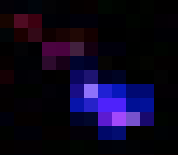
#> input picture Springer/physWArduinoSmartphones/figures/tracksmall.png, 178 x 155 px, given in place of tracksmall.jpg, which was not available
$ python tracks.py
#> lines starting #> are read from the running program, lines starting #| are printed output that depends on the picture; pictures that were not available may be replaced by others from this repository, and a replacement may not be noted
import numpy as np
import math
import matplotlib.pyplot as plt
from scipy.stats import poisson
from scipy.optimize import curve_fit
# load and show an image with Pillow
from PIL import Image
#
# open the image form working directory
# first of all make a qualitative analysis on a portion of the image
#
image = Image.open('tracksmall.jpg')
#> image is the input picture: PIL image 178x155 RGBA; mean R, G, B, A 11.6, 5.8, 30.1, 255
# summarize some details about the image
print(image.format)
#| PNG
print(image.size)
#| (178, 155)
print(image.mode)
#| RGBA
# transform the imnage into a list
data = np.asarray(image)
lx = len(data) - 1;
#> lx = 154
ly = len(data[0]) - 1
#> ly = 177
lz = len(data[0][0]) - 1
#> lz = 3
print(lx)
#| 154
print(ly)
#| 177
print(lz)
#| 3
# dump the image using colored ASCII characters
for row in data:
    for pixel in row:
        h = int(pixel[0]) + int(pixel[1]) + int(pixel[2])
        ch = ''
        if h > 32:
            ch = '\033[0;' + str(30 + h % 7) + 'm'
        print(ch + 'O\033[0m', end='')
    print()
#> this loop made 155 passes
#> (printed output is left out)
# open the full image
image = Image.open('tracks.jpg')
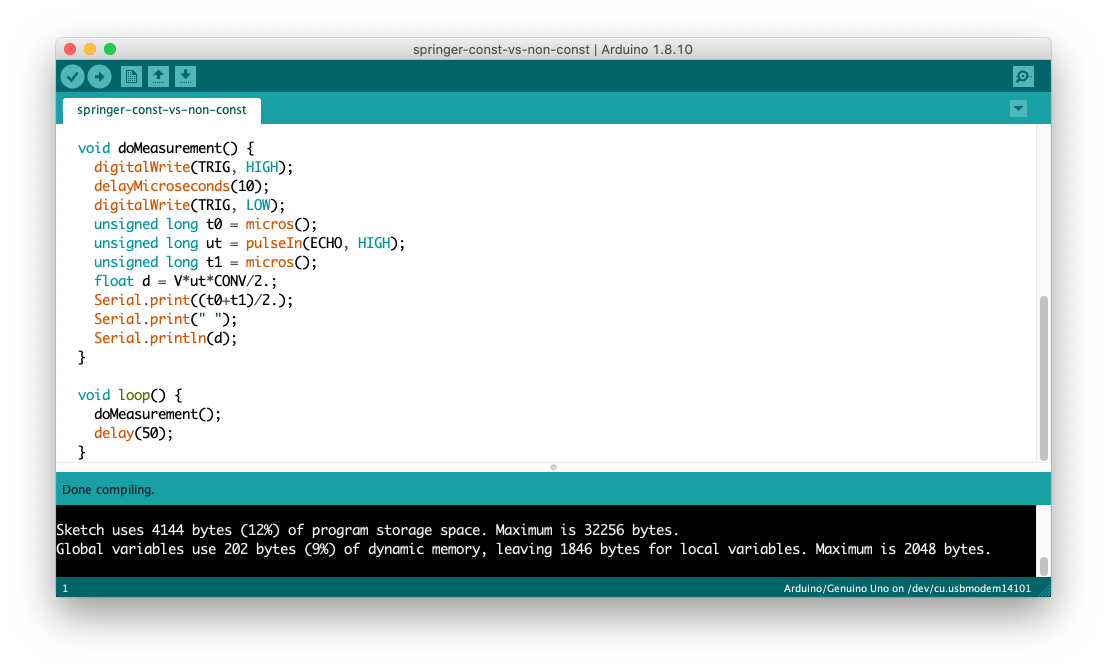
#> input picture Springer/physWArduinoSmartphones/figures/ArduinoIDE.png, 2214 x 1342 px, given in place of tracks.jpg, which was not available (shown at 1/2 size)
#> image is the input picture: PIL image 2214x1342 RGBA; mean R, G, B, A 129, 146.8, 147.1, 195.2
data = np.asarray(image)
# a NxM image is a list of N lists, each with M elements
lx = len(data);
#> lx = 1342
ly = len(data[0]);
#> ly = 2214
print('Format: {} x {}'.format(lx, ly))

c = []
p = []
i = 0
k = 0
N = lx / 10
#> N = 134.2
M = ly / 15
#> M = 147.6
N2 = N * M
#> N2 = 19807.9
threshold = 600
# iterate over the rows in the list
for row in data:
    # iterate over the pixels in the row
    for pixel in row:
        i += 1
        # sum the fired pixels every NxM
        if (i % N2) == 0:
            c.append(k)
            k = 0
        # every pixel is in fact a list of three numbers
        h = int(pixel[0]) + int(pixel[1]) + int(pixel[2])
        p.append(h)
        if h > threshold:
            k += 1
#> after the loop, c = []; i = 2971188; p = 2971188 items

def fexp(x, A, b):
    return A*np.exp(-x/b)

bins = np.arange(0, 766, 10)

# make a histogram of the intensity of the pixels in log scale
plt.figure(figsize=(8.5,4))
ch, bins, patch = plt.hist(p, bins)
#> ch = 76 values, max 1010243 at index 0, min 233 at index 5, mean 21863.2; bins = 77 values from 0 to 760; patch = 76 items
print(bins)
plt.yscale('log')
plt.xlabel('pixel intensity')
plt.savefig('tracks-histo.png')
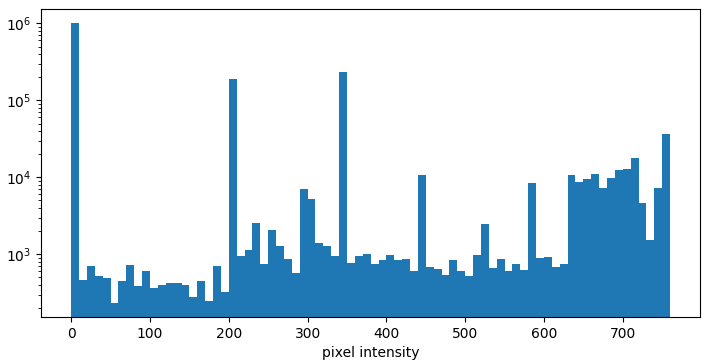
#> figure drawn by matplotlib, 1 panel; tallest bar 1010243 high, from x = 0 to 10
plt.show()

pexp, cov = curve_fit(fexp, bins[16:22], ch[16:22], p0 = (22000, 8.5))
#> pexp = [319789.2, 14.56]; cov = [[1.43e+22, -5.78e+16], [-5.78e+16, 2.35e+11]]
print(pexp)

# remake the histogram with a linear scale, showing only part of the yscale
plt.figure(figsize=(8.5,4))
plt.hist(p, bins)
plt.plot(bins, fexp(bins, pexp[0], pexp[1]), '-')
plt.ylim(0, 1250)
plt.xlabel('pixel intensity')
plt.savefig('tracks-histo-zoomed.png')
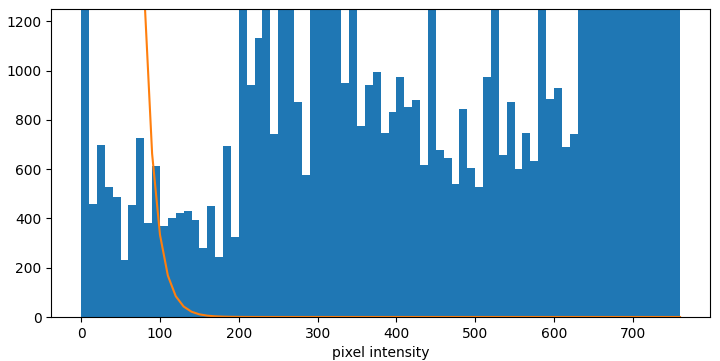
#> figure drawn by matplotlib, 1 panel; tallest bar 1010243 high, from x = 0 to 10; curve peaks at x = 0, y = 319789.2
plt.yscale('linear')
plt.show()

plt.figure(figsize=(8.5,4))
for i in range(len(ch)):
    ch[i] -= fexp(bins[i], pexp[0], pexp[1])
#> this loop made 76 passes
#> after the loop, ch = 76 values, max 690453.8 at index 0, min -160489.1 at index 1, mean 13392
plt.plot(bins[:-1], ch, 'o')
plt.ylim(0, 1250)
plt.title('Noise subtracted histogram')
plt.xlabel('pixel intensity')
plt.show()
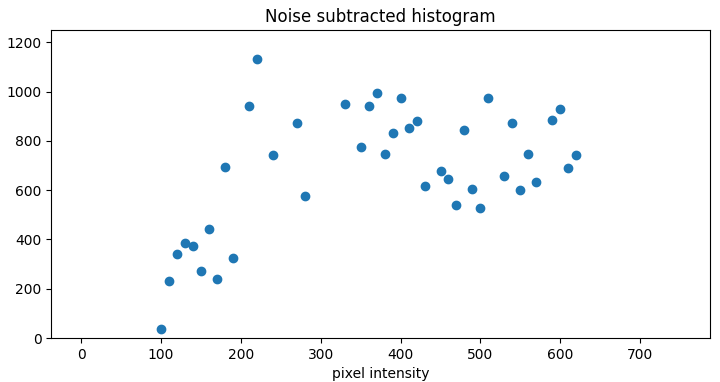
#> figure drawn by matplotlib, 1 panel; curve peaks at x = 0, y = 690453.8

# compute statistics
avg = np.average(c)
#> avg = nan
rms = np.std(c)
#> rms = nan
print('Average = {}'.format(avg))
print('RMS = {}'.format(rms))

mu = (avg/rms)**2
#> mu = nan
print('Mean = {}'.format(mu))
cal = avg/mu
#> cal = nan
print('Calibration = {}'.format(cal))

# make a histogram of the high energy hits
plt.figure(figsize=(8.5,4))
#> (the run stopped early here; a loop or call above may not have finished)
